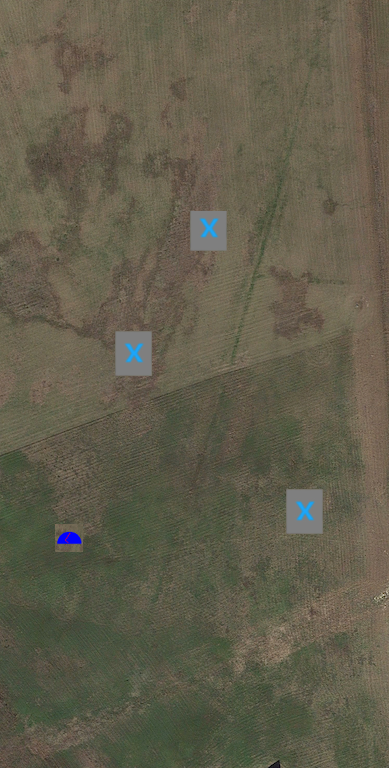
#> input picture localization/temp.png, 389 x 768 px
$ python localizationPeggy.py
#> lines starting #> are read from the running program, lines starting #| are printed output that depends on the picture
import cv2
import numpy as np
import sys
from matplotlib import pyplot as plt

# img = cv2.imread('robot.jpg',0)
# img = cv2.imread('butterfly.png', 0)
img = cv2.imread('temp.png', 0)
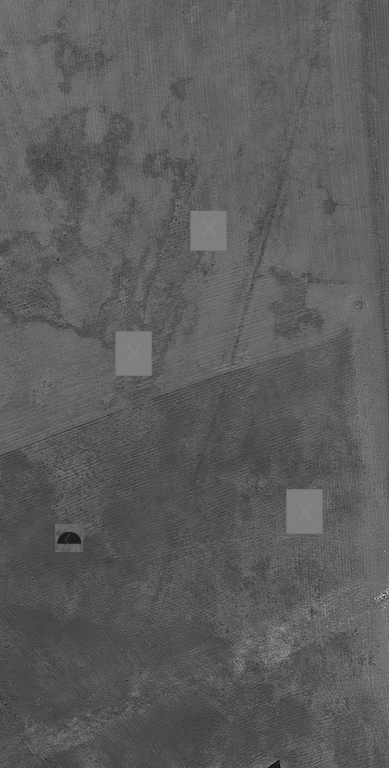
#> img: shape (768, 389); min 0, max 195, mean 92.3

cv2.imshow('whatever', img)
cv2.waitKey(0)
cv2.destroyAllWindows()

# Create SURF object. You can specify params here or later.
#> (the run stopped early here; a loop or call above may not have finished)
